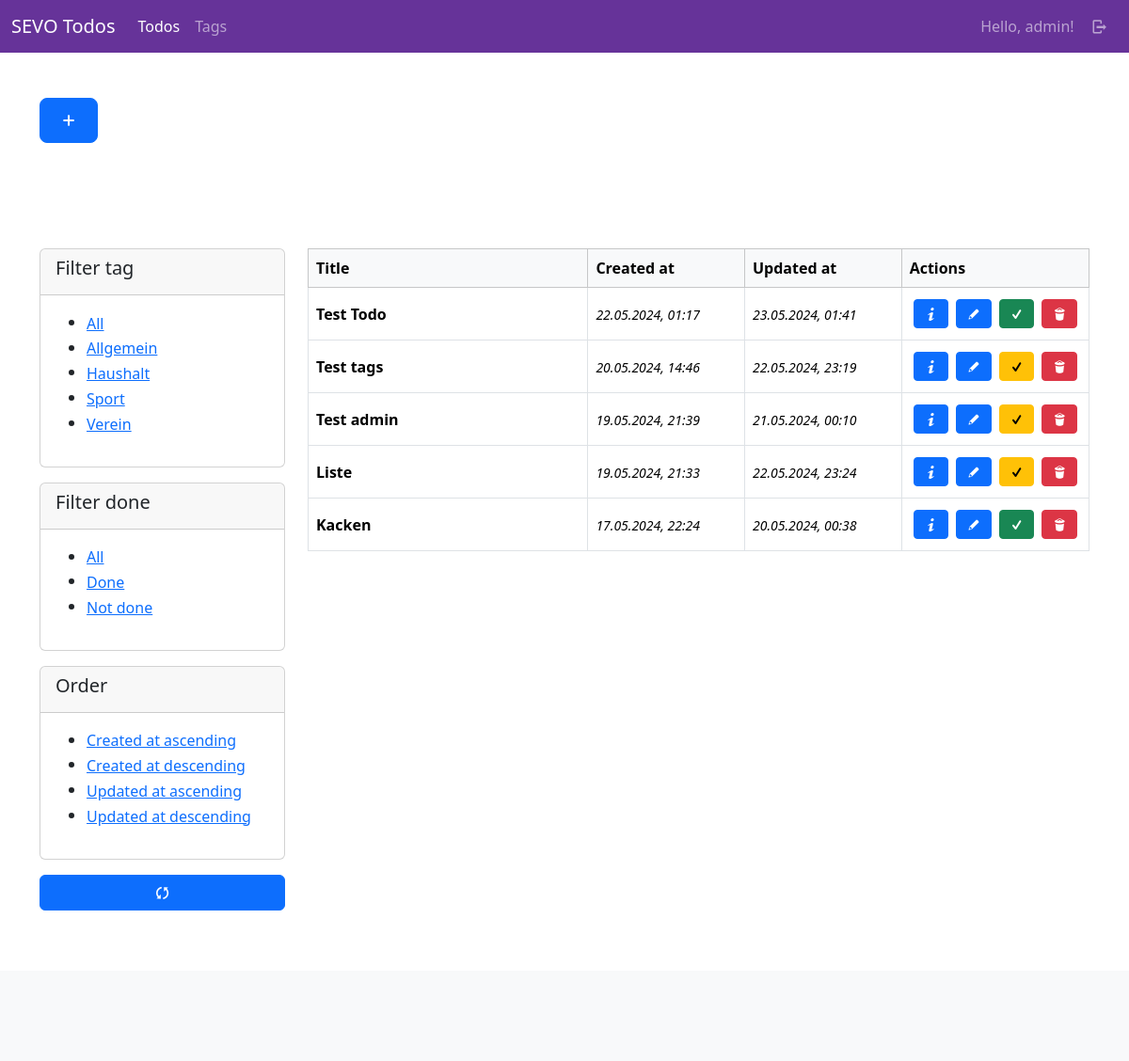
Screenshot of /todos/ (signed in) with the database file from the repository.
### todos/models.py (models this page shows, shortened)
class Todo(models.Model):
    user = models.ForeignKey(User, on_delete=models.CASCADE)
    title = models.CharField(max_length=255)
    content = tinymce_models.HTMLField()
    tags = models.ManyToManyField(Tag, blank=True)
    done = models.BooleanField(default=False)
    created_at = models.DateTimeField(auto_now_add=True)
    updated_at = models.DateTimeField(auto_now=True)
    class Meta:
        ordering = ["-created_at"]
        pass

class Tag(models.Model):
    user = models.ForeignKey(User, on_delete=models.CASCADE)
    name = models.CharField(max_length=100)
    class Meta:
        ordering = ["name"]

### todos/views/todo_views.py (the view, shortened to what this page needs)
# urls.py: path("", todo_views.index, name="todos-index"),
@login_required(login_url="sevo-auth-login")
def index(request):
    current_user = request.user
    url = reverse("todos-index")
    filter_tag = request.GET.get("tag")
    filter_done = request.GET.get("done")
    filter_order = request.GET.get("order")
    print(f"tag: {filter_tag}")
    print(f"done: {filter_done}")
    print(f"order: {filter_order}")
    order_str = "-created_at"
    todos = models.Todo.objects.filter(user=current_user).order_by(order_str)
    tags = models.Tag.objects.filter(user=current_user)
    if filter_tag != None and filter_tag != "all":
        try:
            todos = todos.filter(tags__id=int(filter_tag))
        except:
            return HttpResponseRedirect(url)
    done_todos = todos.filter(done=True)
    not_done_todos = todos.filter(done=False)
    return render(request, "todos/todo/index.html", {
        "title": _("Todos"),
        "todos": todos,
        "done_todos": done_todos,
        "not_done_todos": not_done_todos,
        "tags": tags
    })

### todos/templates/todos/todo/index.html (shortened to what this page needs)
{% extends "base_sidebar.html" %}
{% load i18n %}
{% load static %}
{% block header %}
    <div class="container">
        <div class="row py-5">
            <div class="col-lg-12">
                <a class="btn btn-primary btn-lg mb-3" href="{% url "todos-new" %}"><i class="demo-icon icon-plus"></i></a>
            </div>
        </div>
    </div>
{% endblock %}
{% block main %}
    <div>
        {% if todos %}
            {% include "todos/todo/partials/_table_list.html" with todos=todos %}
        {% else %}
            <p>{% trans "No todos available." %}</p>
        {% endif %}
    </div>
{%  endblock %}
{% block side %}
    <div id="filter-section">
        <div class="card mb-3">
            <div class="card-header">
                <h5>
                    {% trans "Filter tag" %}
                </h5>
            </div>
            <div class="card-body">
                {% include "todos/todo/partials/_tag_filter.html" %}
            </div>
        </div>
        <div class="card mb-3">
            <div class="card-header">
                <h5>
                    {% trans "Filter done" %}
                </h5>
            </div>
            <div class="card-body">
                {% include "todos/todo/partials/_done_filter.html" %}
            </div>
        </div>
        <div class="card mb-3">
            <div class="card-header">
                <h5>
                    {% trans "Order" %}
                </h5>
            </div>
            <div class="card-body">
                {% include "todos/todo/partials/_ordering_filter.html" %}
            </div>
        </div>
        <div class="mb-3">
            <a class="btn btn-primary w-100" href="{% url "todos-index" %}"><i class="demo-icon icon-arrows-ccw"></i></a>
        </div>
    </div>
{% endblock %}

### templates/partials/_navbar.html (shortened to what this page needs)
{% load i18n %}
<nav class="navbar navbar-expand-lg navbar-dark bg-rebecca-purple">
    <div class="container-fluid">
        <a class="navbar-brand" href="/">SEVO Todos</a>
        <div class="collapse navbar-collapse" id="navbarContent">
            <ul class="navbar-nav me-auto mb-2 mb-lg-0">
                {% if user.is_authenticated %}
                <li class="nav-item">
                    <a class="nav-link{% if "todos" in request.path %} active{% endif %}"{% if "todos" in request.path %} aria-current="page"{% endif %} href="{% url "todos-index" %}">{% trans "Todos" %}</a>
                </li>
                {% endif %}
                {% if user.is_authenticated %}
                <li class="nav-item">
                    <a class="nav-link{% if "tag" in request.path %} active{% endif %}"{% if "tag" in request.path %} aria-current="page"{% endif %} href="{% url "todos-tag-index" %}">{% trans "Tags" %}</a>
                </li>
                {% endif %}
            </ul>
            <ul class="navbar-nav mb-2 mb-lg-0">
                {% if user.is_authenticated %}
                    <li class="nav-item">
                        <a class="nav-link" href="{% url "sevo-auth-user-detail" %}">{% trans "Hello" %}, {{ user }}!</a>
                    </li>
                    <li class="nav-item">
                        <a class="nav-link" href="{% url "sevo-auth-logout" %}"><i class="demo-icon icon-logout"></i></a>
                    </li>
                {% else %}
                    <li class="nav-item">
                        <a class="nav-link {% if "login" in request.path %} active{% endif %}"{% if "members" in request.path %} aria-current="page"{% endif %} href="{% url "sevo-auth-login" %}"><i class="demo-icon icon-user"></i></a>
                    </li>
                {% endif %}
            </ul>
        </div>
    </div>
</nav>

### todos/templates/todos/todo/partials/_table_list.html
{% load i18n %}
<div class="table-responsive">
    <table class="table table-bordered align-middle">
        <thead class="table-light">
        <tr>
            <th scope="col">{% trans "Title" %}</th>
            <th scope="col">{% trans "Created at" %}</th>
            <th scope="col">{% trans "Updated at" %}</th>
            <th scope="col">{% trans "Actions" %}</th>
        </tr>
        </thead>
        <tbody>
            {% for todo in todos %}
                <tr>
                    <th scope="row" class="w-50">
                        {{ todo.title }}
                    </th>
                    <td class="w-25"><time><small><i>{{ todo.created_at|date:"d.m.Y, H:i" }}</i></small></time></td>
                    <td class="w-25"><time><small><i>{{ todo.updated_at|date:"d.m.Y, H:i" }}</i></small></time></td>
                    <td class="w-auto">
                        <div class="d-flex justify-content-center align-content-center">
                            <a class="btn btn-primary btn-sm d-block m-1" href="{% url "todos-detail" id=todo.id %}"><i class="demo-icon icon-info"></i></a>
                            <a class="btn btn-primary btn-sm d-block m-1" href="{% url "todos-update" id=todo.id %}"><i class="demo-icon icon-pencil"></i></a>
                            <a class="btn {% if todo.done %}btn-success{% else %}btn-warning{% endif %} btn-sm d-block m-1" href="{% url "todos-done" id=todo.id %}"><i class="demo-icon icon-check"></i></a>
                            <a class="btn btn-danger btn-sm d-block m-1" href="{% url "todos-delete" id=todo.id %}"><i class="demo-icon icon-trash"></i></a>
                        </div>
                    </td>
                </tr>
            {% endfor %}
        </tbody>
    </table>
</div>

### todos/templates/todos/todo/partials/_tag_filter.html
{% load i18n %}
<div>
    <ul>
        <li>
            <button class="btn btn-link p-0 text-start" type="button" data-filter-key="tag" data-filter-value="all">{% trans "All" %}</button>
        </li>
    {% for tag in tags %}
        <li>
            <button class="btn btn-link p-0 text-start" type="button" data-filter-key="tag" data-filter-value="{{ tag.id }}">{{ tag.name }}</button>
        </li>
    {% endfor %}
</div>

### static/css/style.css (style rules this page uses)
.bg-rebecca-purple { background-color: rebeccapurple; }

### rows the page displays
Todo: title "Test Todo", created_at "22.05.2024, 01:17", updated_at "23.05.2024, 01:41"
Todo: title "Test tags", created_at "20.05.2024, 14:46", updated_at "22.05.2024, 23:19"
Todo: title "Test admin", created_at "19.05.2024, 21:39", updated_at "21.05.2024, 00:10"
Todo: title "Liste", created_at "19.05.2024, 21:33", updated_at "22.05.2024, 23:24"
Todo: title "Kacken", created_at "17.05.2024, 22:24", updated_at "20.05.2024, 00:38"
Tag: {{ tag.id }} 4 (drawn), name "Allgemein"
Tag: {{ tag.id }} 2 (drawn), name "Haushalt"
Tag: {{ tag.id }} 1 (drawn), name "Sport"
Tag: {{ tag.id }} 3 (drawn), name "Verein"

### other values shown
{{ user }} "admin"
